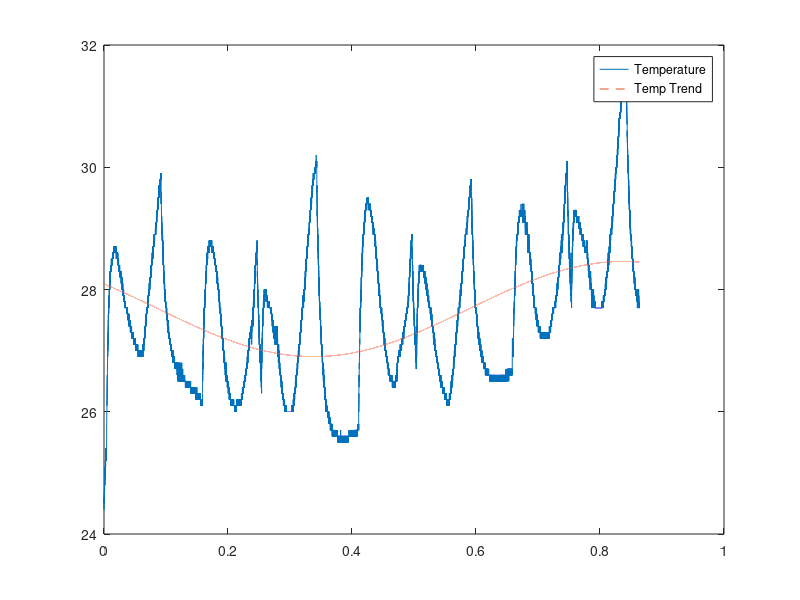
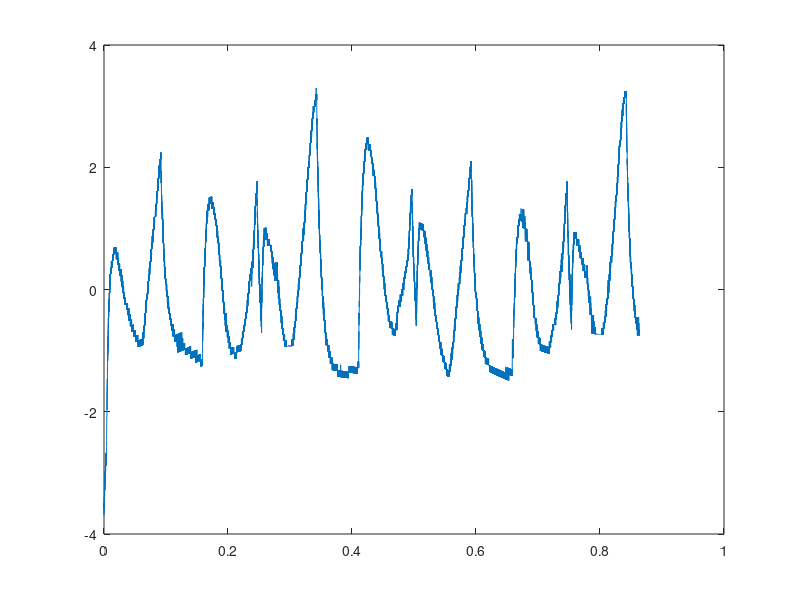

The MATLAB source for these figures, in order:
clear all
close all
% deltaT=T-trend
% deltaT=[Io Id Iout Io_rms Id_rms Iout_rms (vel)??]*par

load("test_20220111_181745.mat");period=period/60/60;
DISABLE_PERIOD_STOP=false;
USE_PERIOD=false;
REMOVE_TEMP_TREND=false || USE_PERIOD;

t_days=(experiment.time-experiment.time(1))';
t_minutes=(t_days)*24*60;
t=t_days;

Id=experiment.Id;
Iout=experiment.Iout;
Iq=experiment.Iq;
Temp=experiment.Temperature;
Idm=experiment.mean_Id.^2;
Ioutm=experiment.mean_Iout.^2;
Iqm=experiment.mean_Iq.^2;
vel=experiment.Speed;
Vdc=experiment.Vdc;

M=[ones(length(t_days),1) sin(2*pi*t_days) cos(2*pi*t_days)];
par=M\Temp;

TempTrend=M*par;
dTemp=Temp-TempTrend;

figure(1)
plot(t,Temp)
hold on
plot(t,TempTrend,'--')
legend('Temperature','Temp Trend')

%param=dTemp\[Id,Iout,Iq,Idm,Ioutm,Iqm];        %,vel,Vdc];

%Stima=[Id,Iout,Iq,Idm,Ioutm,Iqm]*param';      %,vel,Vdc];


figure(2)
plot(t,dTemp)
%hold on
%plot(t,Stima,'--')
%legend('deltaT','stima')
